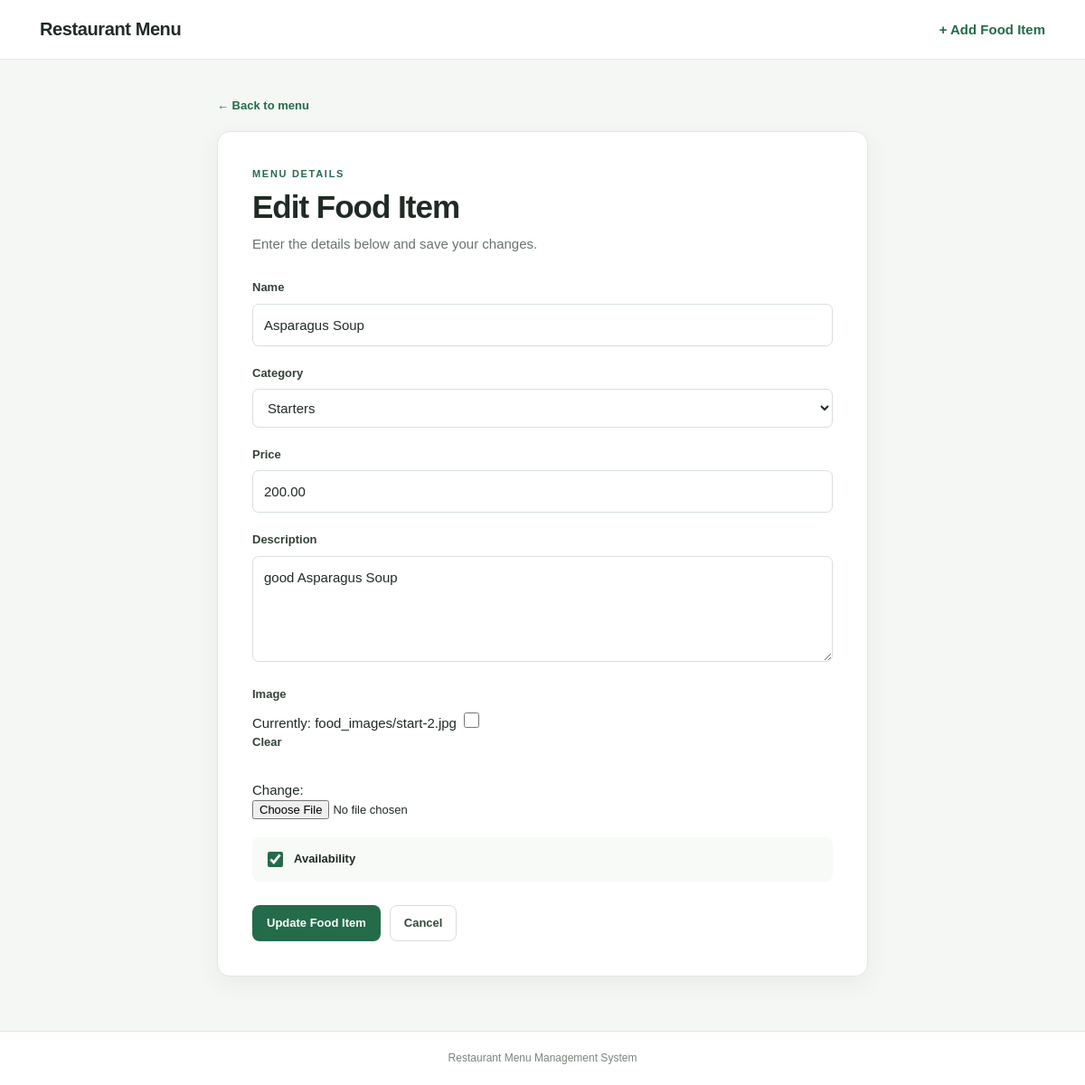
Page /food/2/edit/ on the earlier database version.
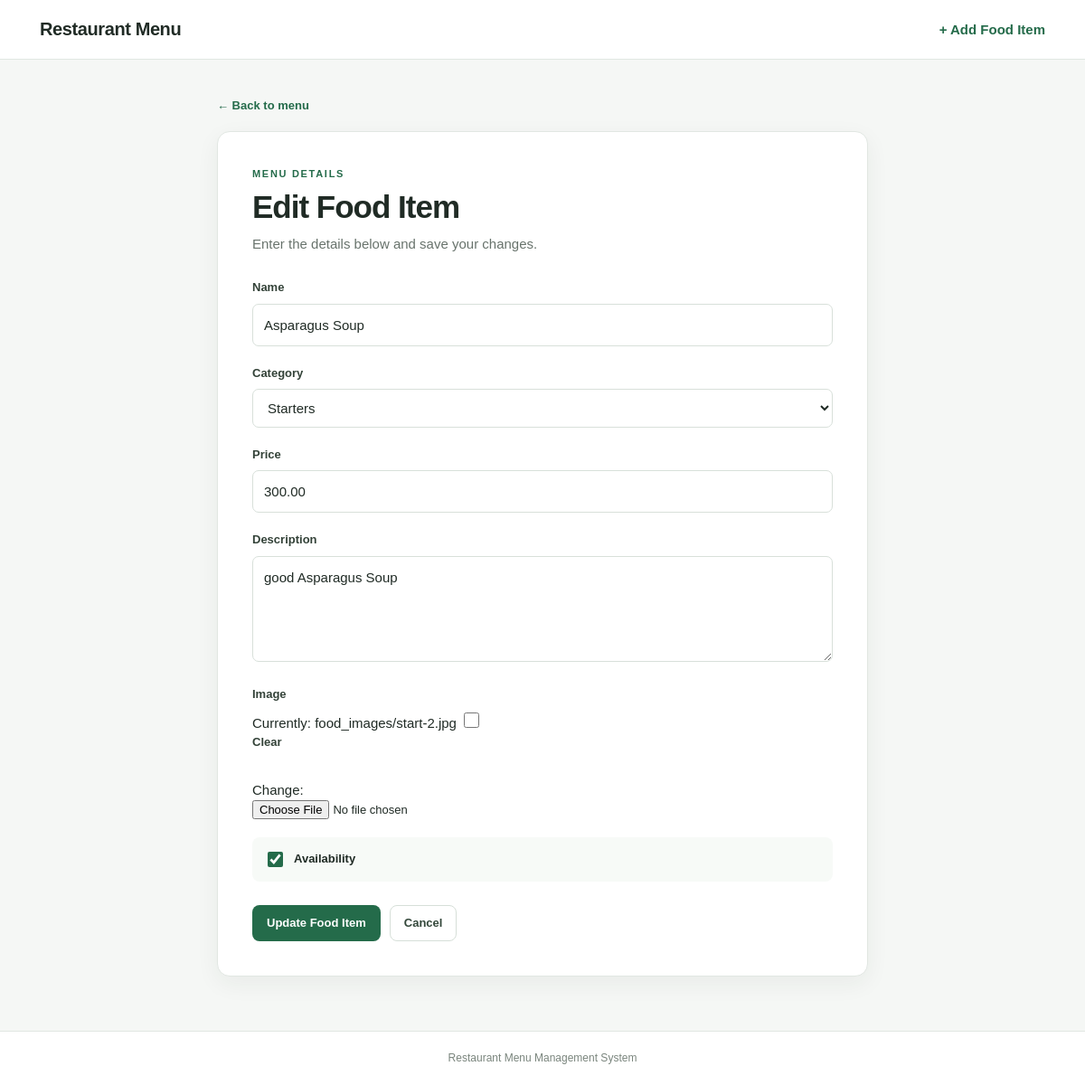
Same page on the later database version.
### menu/models.py (models this page shows, shortened)
class FoodItem(models.Model):
    CATEGORY_CHOICES = [
        ("Starters", "Starters"),
        ("Main Course", "Main Course"),
        ("Desserts", "Desserts"),
        ("Beverages", "Beverages"),
        ("Snacks", "Snacks"),
    ]
    name = models.CharField(max_length=100)
    category = models.CharField(max_length=30, choices=CATEGORY_CHOICES)
    price = models.DecimalField(
        max_digits=8,
        decimal_places=2,
        validators=[MinValueValidator(0.01, message="Price must be greater than 0.")],
    )
    description = models.TextField()
    image = models.ImageField(upload_to="food_images/", blank=True, null=True)
    availability = models.BooleanField(default=True)
    created_at = models.DateTimeField(auto_now_add=True)
    class Meta:
        ordering = ["name"]

### menu/views.py (the view)
# urls.py: path("food/<int:item_id>/edit/", views.edit_food_item, name="edit_food_item"),
def edit_food_item(request, item_id):
    food_item = get_object_or_404(FoodItem, id=item_id)
    if request.method == "POST":
        form = FoodItemForm(request.POST, request.FILES, instance=food_item)
        if form.is_valid():
            form.save()
            messages.success(request, "Food item updated successfully.")
            return redirect("food_item_list")
    else:
        form = FoodItemForm(instance=food_item)
    return render(
        request,
        "menu/food_item_form.html",
        {"form": form, "page_title": "Edit Food Item", "button_text": "Update Food Item"},
    )

### menu/forms.py (shortened to what this page needs)
class FoodItemForm(forms.ModelForm):
    class Meta:
        model = FoodItem
        fields = [
            "name",
            "category",
            "price",
            "description",
            "image",
            "availability",
        ]
        widgets = {
            "name": forms.TextInput(attrs={"placeholder": "Enter food name"}),
            "price": forms.NumberInput(attrs={"step": "0.01", "min": "0.01", "placeholder": "e.g. 180"}),
            "description": forms.Textarea(attrs={"rows": 4, "placeholder": "Describe the food item"}),
        }

### menu/templates/menu/food_item_form.html (shortened to what this page needs)
{% extends "menu/base.html" %}
{% block content %}
<div class="form-page">
    <a class="back-link" href="{% url 'food_item_list' %}">← Back to menu</a>
    <section class="form-panel">
        <p class="eyebrow">MENU DETAILS</p>
        <h1>{{ page_title }}</h1>
        <p class="subheading">Enter the details below and save your changes.</p>
        <form method="post" enctype="multipart/form-data" novalidate>
            {% for field in form %}
                <div class="form-field {% if field.name == 'availability' %}availability-field{% endif %}">
                    {% if field.name == 'availability' %}
                        <div class="checkbox-line">
                            {{ field }}
                            <label for="{{ field.id_for_label }}">{{ field.label }}</label>
                        </div>
                    {% else %}
                        <label for="{{ field.id_for_label }}">{{ field.label }}</label>
                        {{ field }}
                    {% endif %}
                </div>
            {% endfor %}
            <div class="form-actions">
                <button class="button button-primary" type="submit">{{ button_text }}</button>
                <a class="button button-outline" href="{% url 'food_item_list' %}">Cancel</a>
            </div>
        </form>
    </section>
</div>
{% endblock %}

Differences in the rows shown:
changed FoodItem "Asparagus Soup": price "200.00" → "300.00"
